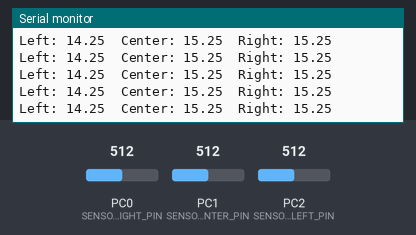
This program was run on a simulated ATmega328P, built with avr-gcc and emulated at 16 MHz. Parts: the last lines printed to the serial monitor. Inputs (shaded band) come from the test bench; at power-on: PC0 (SENSOR_RIGHT_PIN) = 512, PC1 (SENSOR_CENTER_PIN) = 512, PC2 (SENSOR_LEFT_PIN) = 512.

Above: at 1.2 s.
1.3 s: PC0 (SENSOR_RIGHT_PIN) set to 605
At 1.34 s:
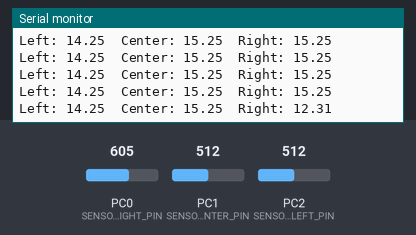
4.3 s: PC0 (SENSOR_RIGHT_PIN) set to 614
At 4.3 s:
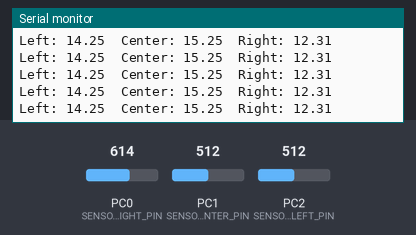
7.3 s: PC1 (SENSOR_CENTER_PIN) set to 596
At 7.32 s:
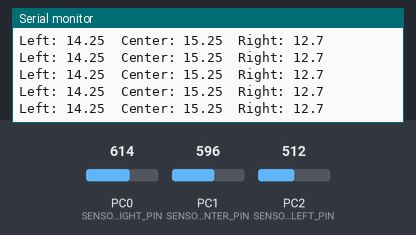
10.3 s: PC1 (SENSOR_CENTER_PIN) set to 614
At 10.34 s:
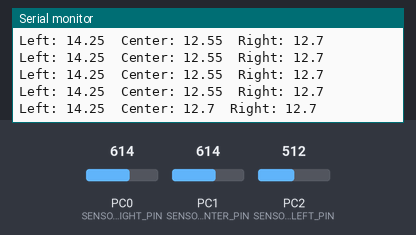
11.8 s: PC2 (SENSOR_LEFT_PIN) set to 603
At 11.81 s:
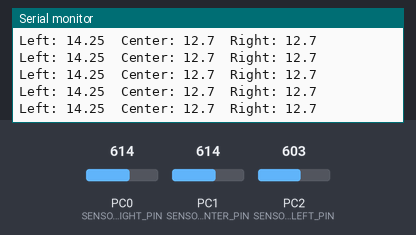
14.8 s: PC2 (SENSOR_LEFT_PIN) set to 614
At 14.8 s:
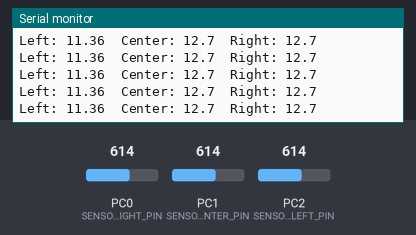
Timing chart, 0 to 17.8 s (numbered marks = the images above; inputs shaded):
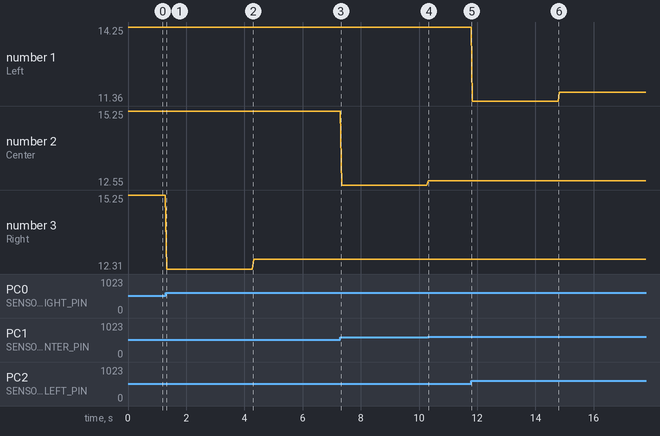

The program:

main.c
```c
/********************************************************************************
* main.c:
********************************************************************************/

/* Include directives */
#include "global_header.h"

/* Global variable definitions */
volatile double left_distance = 0;
volatile double center_distance = 0;
volatile double right_distance = 0;


int main(void)
{
	setup();

    while (true)
    {
		left_distance = ir_sensor_get_distance(adc_read_voltage(SENSOR_LEFT_PIN)) - 3;
		center_distance = ir_sensor_get_distance(adc_read_voltage(SENSOR_CENTER_PIN)) - 2;
		right_distance = ir_sensor_get_distance(adc_read_voltage(SENSOR_RIGHT_PIN)) - 2;

		serial_print_string("Left: ");
		serial_print_double(left_distance);
		serial_print_char('\t');

		serial_print_string("Center: ");
		serial_print_double(center_distance);
		serial_print_char('\t');

		serial_print_string("Right: ");
		serial_print_double(right_distance);
		serial_print_new_line();

    }

	return 0;
}
```

adc.c
```c
/********************************************************************************
* adc.c:
********************************************************************************/

/* Include directives */
#include "adc.h"

/* External function definitions */
uint16_t adc_read(uint8_t pin)
{
	ADMUX = (0b00 << REFS0) | pin;
	ADCSRA = (1 << ADEN) | (1 << ADSC) | (0b111 << ADPS0);
	while ((ADCSRA & (1 << ADIF)) == 0);
	ADCSRA = (1 << ADIF);

	return ADC;
}

uint16_t adc_read_avg_4(uint8_t pin)
{
	uint16_t temp_readings = 0;

	for (uint8_t i = 0; i < 4; i++)
	{
		temp_readings += adc_read(pin);
	}

	return (temp_readings >> 2);
}

uint16_t adc_read_avg_8(uint8_t pin)
{
		uint16_t temp_readings = 0;

		for (uint8_t i = 0; i < 8; i++)
		{
			temp_readings += adc_read(pin);
		}

		return (temp_readings >> 3);
}

double adc_read_voltage(uint8_t pin)
{
	double voltage = ADC_RESOLUTION * adc_read_avg_8(pin);

	return voltage;
}
```

adc.h
```c
/********************************************************************************
* adc.h:
********************************************************************************/

#ifndef ADC_H_
#define ADC_H_

/* Include directives */
#include "global_header.h"

/* Macro definitions */
#define VREF 3.3							// Voltage at the AREF pin.
#define ADC_MAX 1023.0						// Highest value in 10-bits.
#define ADC_RESOLUTION 0.0032				// 3.3 V divided into 1024 steps, 3.2 mV resolution.

/* External function declarations */
uint16_t adc_read(uint8_t pin);
uint16_t adc_read_avg_4(uint8_t pin);
uint16_t adc_read_avg_8(uint8_t pin);
double adc_read_voltage(uint8_t pin);

#endif /* ADC_H_ */
```

global_header.h
```c
/********************************************************************************
* global_header.h: Header file containing include directives to every
*				   header file in the project.
********************************************************************************/

#ifndef GLOBAL_HEADER_H_
#define GLOBAL_HEADER_H_

/* Include directives */
#include "gpio.h"
#include "usart.h"
#include "adc.h"
#include "ir_sensor.h"


/* Global variable declarations */
extern volatile double left_distance;
extern volatile double center_distance;
extern volatile double right_distance;
#endif /* GLOBAL_HEADER_H_ */
```

ir_sensor.c
```c
#include "ir_sensor.h"

double ir_sensor_get_distance(const double voltage)
{

	double distance_cm = 29.988 * pow(voltage, -1.12);
	if (distance_cm >= DISTANCE_MAX) distance_cm = DISTANCE_MAX;

	return distance_cm;
}
```

ir_sensor.h
```c
#ifndef IR_SENSOR_H_
#define IR_SENSOR_H_

#include "global_header.h"

#define DISTANCE_MAX 55

double ir_sensor_get_distance(const double voltage);


#endif /* IR_SENSOR_H_ */
```

setup.c
```c
/********************************************************************************
* setup.c:
********************************************************************************/

/* Include directives */
#include "global_header.h"

/* Local function declarations */

static inline void init_adc(void);

/* External function definitions */

void setup(void)
{
	init_adc();
	serial_init(9600);

	return;
}

/* Local function definitions */

/********************************************************************************
* init_adc: Performs an AD-conversion to initialize the hardware in order
*			to reduce conversion time of consequent conversions.
********************************************************************************/
static inline void init_adc(void)
{
	(void)adc_read(SENSOR_CENTER_PIN);

	return;
}
```

usart.c
```c
/********************************************************************************
* usart.c: Innehåller funktionsdefinitioner för implementering av seriell
*           överföring via USART.
********************************************************************************/
#include "usart.h"

/********************************************************************************
* serial_init: Initierar USART för seriell överföring med angiven baud rate,
*              där default sätts till 9600 kbps (kilobits/sekund). USART
*              konfigureras till asynkron överföring med åtta bitar i taget,
*              utan stoppbit.
*
*              - baud_rate_kbps: Överföringshastigheten, dvs. antalet bitar som
'                                transmitteras per sekund (default = 9600 kbps).
********************************************************************************/
void serial_init(const uint32_t baud_rate_kbps)
{
	static bool serial_initialized = false;
	if (serial_initialized) return;

	UCSR0B = (1 << TXEN0);
	UCSR0C = (1 << UCSZ00) | (1 << UCSZ01);

	if (baud_rate_kbps == 0 || baud_rate_kbps == 9600)
	{
		UBRR0 = 103;
	}
	else
	{
		UBRR0 = (uint8_t)(F_CPU / (16.0 * baud_rate_kbps) - 1 + 0.5);
	}

	UDR0 = '\r';
	serial_initialized = true;
	return;
}

/********************************************************************************
* serial_print_string: Skriver ut text via seriell överföring.
*
*                      - s: Pekare till det textstycke som ska skrivas ut.
********************************************************************************/
void serial_print_string(const char* s)
{
	for (const char* i = s; *i; ++i)
	{
		serial_print_char(*i);

		if (*i == '\n')
		{
			serial_print_char('\r');
		}
	}
	return;
}

/********************************************************************************
* serial_print_integer: Skriver ut ett signerat heltal via seriell överföring.
*
*                      - number: Heltalet som ska skrivas ut.
********************************************************************************/
void serial_print_integer(const int32_t number)
{
	char s[20] = { '\0' };
	sprintf(s, "%ld", number);
	serial_print_string(s);
	return;
}

/********************************************************************************
* serial_print_unsigned: Skriver ut ett osignerat heltal via seriell överföring.
*
*                        - number: Heltalet som ska skrivas ut.
********************************************************************************/
void serial_print_unsigned(const uint32_t number)
{
	char s[20] = { '\0' };
	sprintf(s, "%lu", number);
	serial_print_string(s);
	return;
}

/********************************************************************************
* serial_print_double: Skriver ut ett flyttal med upp till två decimaler
*                      via seriell överföring.
*
*                      - number: Flyttalet som ska skrivas ut.
********************************************************************************/
void serial_print_double(const double number)
{
	const int32_t integer = (int32_t)number;
	int32_t decimal;
	char s[20] = { '\0' };

	if (integer >= 0)
	{
		decimal = (int32_t)((number - integer) * 100 + 0.5);
	}
	else
	{
		decimal = (int32_t)((integer - number) * 100 + 0.5);
	}

	sprintf(s, "%ld.%ld", integer, decimal);
	serial_print_string(s);
	return;
}

/********************************************************************************
* serial_print_char: Skriver ut ett enskilt tecken via seriell överföring.
*
*                    - character: Det tecken som ska skrivas ut.
********************************************************************************/
void serial_print_char(const char character)
{
	while ((UCSR0A & (1 << UDRE0)) == 0);
	UDR0 = character;
	return;
}
```

usart.h
```c
/********************************************************************************
* usart.h: Innehåller drivrutiner för seriell överföring via USART.
********************************************************************************/
#ifndef USART_H_
#define USART_H_

/* Inkluderingsdirektiv: */
#include "global_header.h"

/********************************************************************************
* serial_init: Initierar USART för seriell överföring med angiven baud rate.
*
*              - baud_rate: Överföringshastighet mätt i kilobits per sekund.
********************************************************************************/
void serial_init(const uint32_t baud_rate_kbps);

/********************************************************************************
* serial_print_string: Skriver ut text via seriell överföring.
*
*                      - s: Pekare till det textstycke som ska skrivas ut.
********************************************************************************/
void serial_print_string(const char* s);

/********************************************************************************
* serial_print_integer: Skriver ut ett signerat heltal via seriell överföring.
*
*                      - number: Heltalet som ska skrivas ut.
********************************************************************************/
void serial_print_integer(const int32_t number);

/********************************************************************************
* serial_print_unsigned: Skriver ut ett osignerat heltal via seriell överföring.
*
*                        - number: Heltalet som ska skrivas ut.
********************************************************************************/
void serial_print_unsigned(const uint32_t number);

/********************************************************************************
* serial_print_double: Skriver ut ett flyttal via seriell överföring.
*
*                      - number: Flyttalet som ska skrivas ut.
********************************************************************************/
void serial_print_double(const double number);

/********************************************************************************
* serial_print_char: Skriver ut ett enskilt tecken via seriell överföring.
*
*                    - character: Det tecken som ska skrivas ut.
********************************************************************************/
void serial_print_char(const char character);

/********************************************************************************
* serial_print_new_line: Sätter nästa utskrift till längst till vänster på
*                        nästa rad via utskrift av ett nyradstecken.
********************************************************************************/
static inline void serial_print_new_line(void)
{
	serial_print_string("\n");
	return;
}

#endif /* USART_H_ */
```

gpio.h
```c
/********************************************************************************
* gpio.h:
********************************************************************************/

#ifndef GPIO_H_
#define GPIO_H_

/* Definition of CPU clock frequency 16 MHz */
#define F_CPU 16000000UL

/* Include directives */
#include <avr/io.h>
#include <avr/interrupt.h>
#include <util/delay.h>
#include <stdbool.h>
#include <stdint.h>
#include <stdlib.h>
#include <stdio.h>
#include <math.h>

/* Macro definitions */
#define SENSOR_RIGHT_PIN PORTC0
#define SENSOR_CENTER_PIN PORTC1
#define SENSOR_LEFT_PIN PORTC2

/* External function declarations */
void setup(void);


#endif /* GPIO_H_ */
```

Measured:
- after the input at 1.3 s, the serial monitor: prints a new line at once (image 1)
- after the input at 10.3 s, the serial monitor: prints a new line at once (image 4)
- plotted number 1: 14.25 → 11.36 after the input at 11.8 s, 11.36 → 11.7 after the input at 14.8 s
- plotted number 2: 15.25 → 12.55 after the input at 7.3 s
- plotted number 3: 15.25 → 12.31 after the input at 1.3 s, 12.31 → 12.7 after the input at 4.3 s
